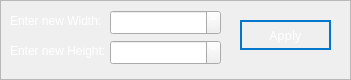
   <widget class="QFrame" name="ResizeFrame">
    <property name="geometry">
     <rect>
      <x>380</x>
      <y>580</y>
      <width>351</width>
      <height>80</height>
     </rect>
    </property>
    <property name="styleSheet">
     <string notr="true">color: rgb(255, 255, 255);</string>
    </property>
    <property name="frameShape">
     <enum>QFrame::StyledPanel</enum>
    </property>
    <property name="frameShadow">
     <enum>QFrame::Raised</enum>
    </property>
    <widget class="QSpinBox" name="widthBox">
     <property name="geometry">
      <rect>
       <x>110</x>
       <y>10</y>
       <width>111</width>
       <height>25</height>
      </rect>
     </property>
     <property name="maximum">
      <number>10000</number>
     </property>
    </widget>
    <widget class="QSpinBox" name="heightBox">
     <property name="geometry">
      <rect>
       <x>110</x>
       <y>40</y>
       <width>111</width>
       <height>25</height>
      </rect>
     </property>
     <property name="maximum">
      <number>10000</number>
     </property>
     <property name="displayIntegerBase">
      <number>10</number>
     </property>
    </widget>
    <widget class="QLabel" name="label_3">
     <property name="geometry">
      <rect>
       <x>10</x>
       <y>10</y>
       <width>91</width>
       <height>21</height>
      </rect>
     </property>
     <property name="text">
      <string>Enter new Width:</string>
     </property>
    </widget>
    <widget class="QLabel" name="label_4">
     <property name="geometry">
      <rect>
       <x>10</x>
       <y>40</y>
       <width>98</width>
       <height>21</height>
      </rect>
     </property>
     <property name="text">
      <string>Enter new Height:</string>
     </property>
    </widget>
    <widget class="QPushButton" name="applyResizeBtn">
     <property name="geometry">
      <rect>
       <x>240</x>
       <y>20</y>
       <width>91</width>
       <height>30</height>
      </rect>
     </property>
     <property name="minimumSize">
      <size>
       <width>64</width>
       <height>30</height>
      </size>
     </property>
     <property name="font">
      <font>
       <family>Arial Black</family>
       <italic>false</italic>
       <bold>false</bold>
      </font>
     </property>
     <property name="cursor">
      <cursorShape>PointingHandCursor</cursorShape>
     </property>
     <property name="styleSheet">
      <string notr="true">
  border: 2px solid #0077CC;
background:transparent;
  color: #FFFFFF;
  cursor: pointer;
  font-weight: 400;
  letter-spacing: -.022em;
  line-height: 1.47059;
  min-width: 30px;
  padding: 4px 15px;
  text-align: center;
  vertical-align: baseline;
</string>
     </property>
     <property name="text">
      <string>Apply</string>
     </property>
    </widget>
   </widget>
